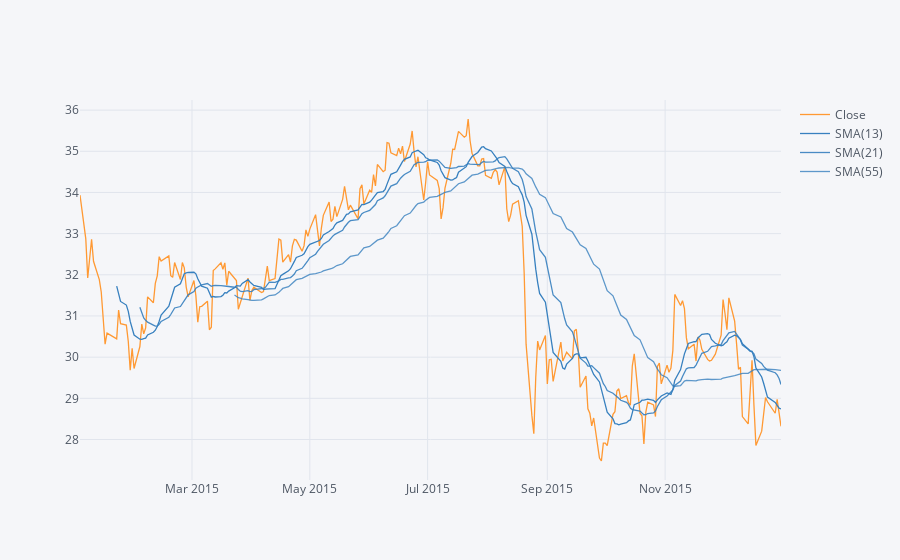

The notebook cell saved with this chart:
### Markdown cell above
** Use .ta_plot(study='sma') to create a Simple Moving Averages plot of Morgan Stanley for the year 2015.**

### Code cell
bank_stocks['MS']['Close'].ix['2015-01-01':'2016-01-01'].ta_plot(study='sma',periods=[13,21,55])

### Figure 1 — Plotly figure (JSON) as saved in the notebook; plotly's stock layout.template omitted (floating-point values rounded to 4 significant figures; data arrays with more than 128 entries replaced by an {"elided": "..."} marker saying what was removed)
{"data": [{"line": {"color": "rgba(255, 153, 51, 1.0)", "dash": "solid", "shape": "linear", "width": 1.3}, "mode": "lines", "name": "Close", "text": "", "type": "scatter", "x": {"elided": "252 str values"}, "y": {"elided": "252 float values"}}, {"line": {"color": "rgba(55, 128, 191, 1.0)", "dash": "solid", "shape": "linear", "width": 1.3}, "mode": "lines", "name": "SMA(13)", "text": "", "type": "scatter", "x": {"elided": "252 str values"}, "y": {"elided": "252 mixed values"}}, {"line": {"color": "rgba(55, 128, 191, 0.8999999999999999)", "dash": "solid", "shape": "linear", "width": 1.3}, "mode": "lines", "name": "SMA(21)", "text": "", "type": "scatter", "x": {"elided": "252 str values"}, "y": {"elided": "252 mixed values"}}, {"line": {"color": "rgba(55, 128, 191, 0.7999999999999998)", "dash": "solid", "shape": "linear", "width": 1.3}, "mode": "lines", "name": "SMA(55)", "text": "", "type": "scatter", "x": {"elided": "252 str values"}, "y": {"elided": "252 mixed values"}}], "layout": {"legend": {"bgcolor": "#F5F6F9", "font": {"color": "#4D5663"}}, "paper_bgcolor": "#F5F6F9", "plot_bgcolor": "#F5F6F9", "title": {"font": {"color": "#4D5663"}}, "xaxis": {"gridcolor": "#E1E5ED", "showgrid": true, "tickfont": {"color": "#4D5663"}, "title": {"font": {"color": "#4D5663"}, "text": ""}, "zerolinecolor": "#E1E5ED"}, "yaxis": {"gridcolor": "#E1E5ED", "showgrid": true, "tickfont": {"color": "#4D5663"}, "title": {"font": {"color": "#4D5663"}, "text": ""}, "zerolinecolor": "#E1E5ED"}}}
